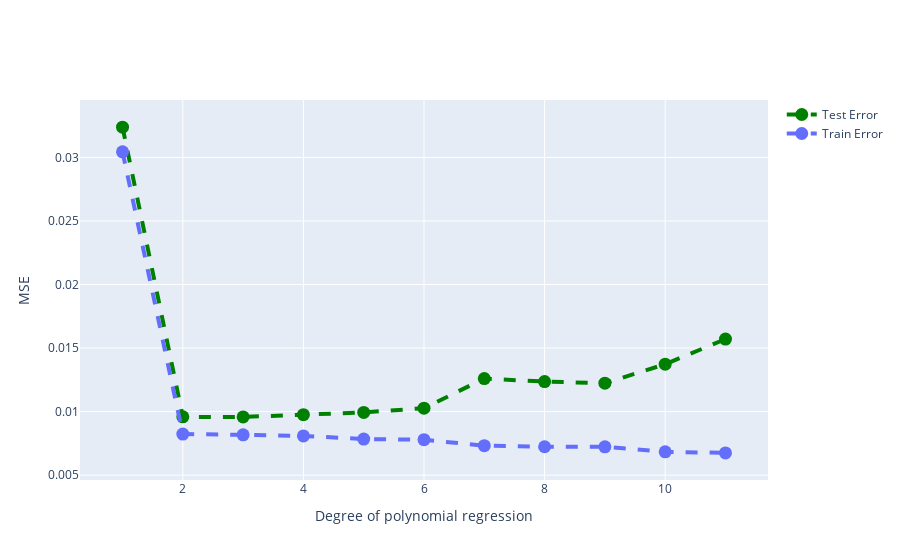

This figure's notebook cell:
### Markdown cell above
On peut maintenant très facilement boucler sur le degré et calculer l'erreur de test pour chaque degré de $1$ à $15$ par exemple.

### Code cell
configure_plotly_browser_state()

deg_min = 1
deg_max = 12

TEST_ERR = []
TRAIN_ERR = []
for d in range(deg_min, deg_max):
  degree = d
  model = make_pipeline(PolynomialFeatures(degree), LinearRegression())
  model.fit(X.reshape(-1, 1), Y)
  y_pred = model.predict(X_test.reshape(-1, 1))
  y_train = model.predict(X.reshape(-1, 1))
  TEST_ERR.append(np.mean((y_pred-y_test)**2))
  TRAIN_ERR.append(np.mean((y_train-Y)**2))

trace = Scatter(
    x=np.linspace(deg_min, deg_max, deg_max-deg_min+1),
    y=TEST_ERR,
    mode='markers+lines',
    marker=dict(size=13,color='green'),
    line=dict(width=4, dash='dash'),
    name="Test Error",
)

trace2 = Scatter(
    x=np.linspace(deg_min, deg_max, deg_max-deg_min+1),
    y=TRAIN_ERR,
    mode='markers+lines',
    marker=dict(size=13,color='#636EFA'),
    line=dict(width=4, dash='dash'),
    name="Train Error",
)

fig = dict(data=[trace, trace2], layout={})
fig['layout']['xaxis'] = dict(title='Degree of polynomial regression')
fig['layout']['yaxis'] = dict(title='MSE')

iplot(fig)

### Figure 1 — Plotly figure (JSON) as saved in the notebook; plotly's stock layout.template omitted (floating-point values rounded to 4 significant figures)
{"data": [{"name": "Test Error", "y": [0.03239, 0.009586, 0.009577, 0.009758, 0.009937, 0.01027, 0.0126, 0.01236, 0.01223, 0.01373, 0.01571], "mode": "markers+lines", "marker": {"color": "green", "size": 13}, "x": [1, 2, 3, 4, 5, 6, 7, 8, 9, 10, 11, 12], "line": {"dash": "dash", "width": 4}, "type": "scatter"}, {"name": "Train Error", "y": [0.03045, 0.00823, 0.008174, 0.008085, 0.007839, 0.007785, 0.007318, 0.007232, 0.007229, 0.006834, 0.00675], "mode": "markers+lines", "marker": {"color": "#636EFA", "size": 13}, "x": [1, 2, 3, 4, 5, 6, 7, 8, 9, 10, 11, 12], "line": {"dash": "dash", "width": 4}, "type": "scatter"}], "layout": {"xaxis": {"title": {"text": "Degree of polynomial regression"}}, "yaxis": {"title": {"text": "MSE"}}}}
